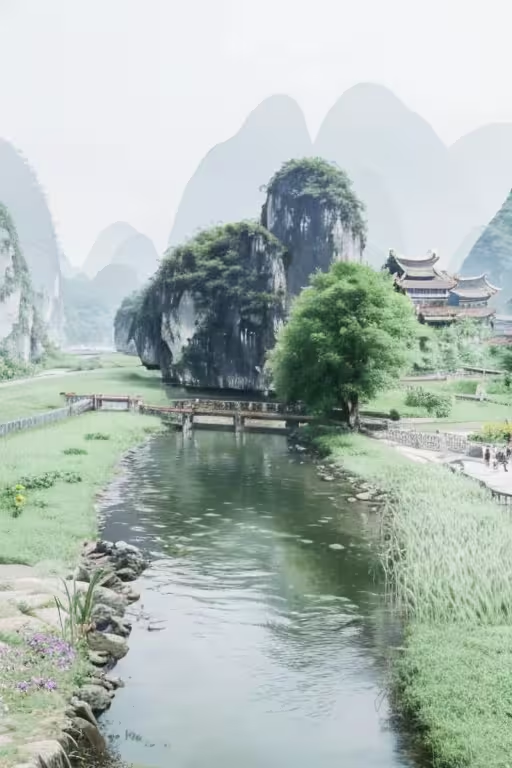
#> input picture py-image-hider/input/kunkun.png, 512 x 768 px
$ python main3.py
#> lines starting #> are read from the running program, lines starting #| are printed output that depends on the picture; after the words box and inside, x2 and y2 are one past the last pixel; in counts of white or black regions, pixels touching at a corner belong together
'''
nxn采样小图片. nxn填充大图片
'''
from PIL import Image
import numpy as np

# 只能用基数
# N = 7
N = 1 # 不进行采样
if N & 1 != 1:
    print("N只能输入基数")
    exit()

# large_file_path = "input/bulaien1080x1080.png"
# small_file_path = "input/shenli.png"
large_file_path = "input/kunkun.png"
small_file_path = "input/woshini-baba.png"

large_matrix = np.array(Image.open(large_file_path))
#> large_matrix is the input picture: shape (768, 512, 3); mean R, G, B 173.4, 185.3, 180.1
small_matrix = np.array(Image.open(small_file_path))
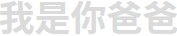
#> input picture py-image-hider/input/woshini-baba.png, 177 x 36 px
#> small_matrix is the input picture: shape (36, 177, 3); mean R, G, B 237.4, 237.4, 237.4

# 比较大小
if large_matrix.shape < small_matrix.shape:
    print("小图无法覆盖大图")
    exit()

ls = large_matrix.shape
#> ls = (768, 512, 3)
ss = small_matrix.shape
#> ss = (36, 177, 3)

# small_matrix采样(NxN)
small_scale_matrix = []
def smaple(mat, i, j):
    return mat[i][j]

# 缩放small_matrix
step = N // 2
if step == 0:
    step = 1
for i in range(step, ss[0], step * 1):
    row = []
    for j in range(step, ss[1], step * 1):
        row.append(smaple(small_matrix, i, j))
    small_scale_matrix.append(row)
#> after the loop, small_scale_matrix = 35 items

small_scale_matrix = np.array(small_scale_matrix).astype(np.uint8)
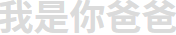
#> small_scale_matrix: shape (35, 176, 3); mean of channels 0, 1, 2 236.8, 236.9, 236.8; drawn as R, G, B

# Image.fromarray(small_scale_matrix).save("./image3/scale.png")
Image.fromarray(small_scale_matrix).save("./shipin/scale.png")

ss = small_scale_matrix.shape
#> ss = (35, 176, 3)

# 统计到small_matrix的第几个元素
cnt = 0
def pos_in_matrix():
    return (cnt // ss[1], cnt % ss[1])

for i in range(step, ls[0], step * 12):
    for j in range(step, ls[1], step * 12):
        x, y = pos_in_matrix()
        if cnt >= ss[0] * ss[1]:
            break
        large_matrix[i][j] = (
            small_scale_matrix)[x][y]
        cnt += 1
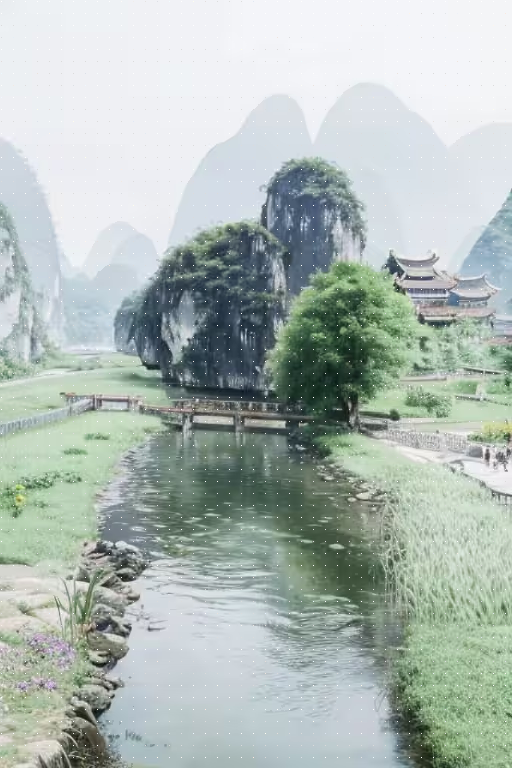
#> large_matrix: shape (768, 512, 3); 0.7% of pixels changed, all inside (x1, y1, x2, y2) = (1, 1, 506, 758)
#> after the loop, cnt = 2752

# 将large_matrix写入文件
# Image.fromarray(large_matrix).save("./image3/result-" + str(cnt) + "x" + str(ss[0]) + ".png")
Image.fromarray(large_matrix).save("./shipin/result-" + str(cnt) + "x" + str(ss[0]) + ".png")
